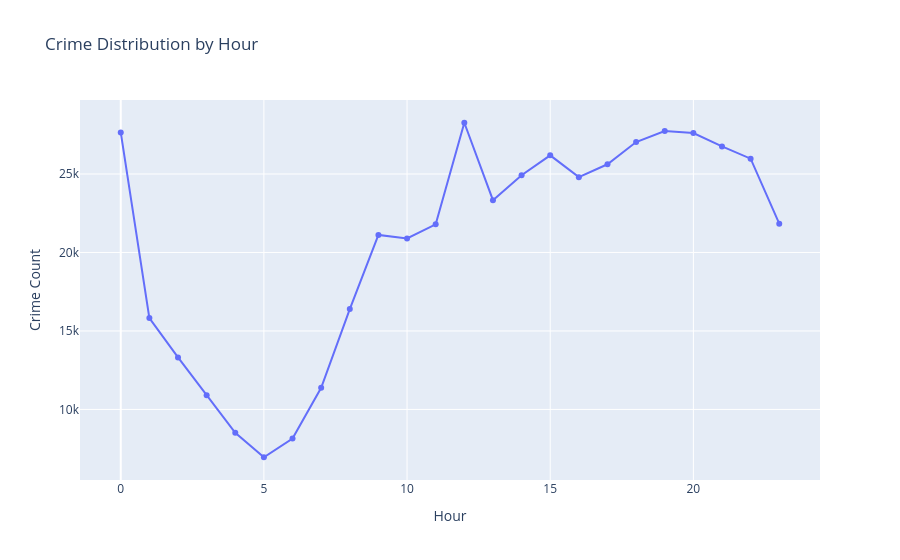

Source (notebook cell):
### Code cell
hourly = (
    df['Hour']
    .value_counts()
    .sort_index()
    .reset_index()
)

hourly.columns = ['Hour', 'Crime Count']

fig = px.line(
    hourly,
    x='Hour',
    y='Crime Count',
    markers=True,
    title='Crime Distribution by Hour'
)

fig.show()

### Figure 1 — Plotly figure (JSON) as saved in the notebook; plotly's stock layout.template omitted (floating-point values rounded to 4 significant figures)
{"data": [{"hovertemplate": "Hour=%{x}<br>Crime Count=%{y}<extra></extra>", "legendgroup": "", "line": {"color": "#636efa", "dash": "solid"}, "marker": {"symbol": "circle"}, "mode": "lines+markers", "name": "", "orientation": "v", "showlegend": false, "type": "scatter", "x": [0, 1, 2, 3, 4, 5, 6, 7, 8, 9, 10, 11, 12, 13, 14, 15, 16, 17, 18, 19, 20, 21, 22, 23], "xaxis": "x", "y": [27648, 15818, 13316, 10911, 8511, 6954, 8143, 11378, 16394, 21118, 20896, 21795, 28263, 23331, 24922, 26186, 24796, 25618, 27032, 27731, 27611, 26753, 25974, 21834], "yaxis": "y"}], "layout": {"legend": {"tracegroupgap": 0}, "title": {"text": "Crime Distribution by Hour"}, "xaxis": {"anchor": "y", "domain": [0, 1], "title": {"text": "Hour"}}, "yaxis": {"anchor": "x", "domain": [0, 1], "title": {"text": "Crime Count"}}}}
